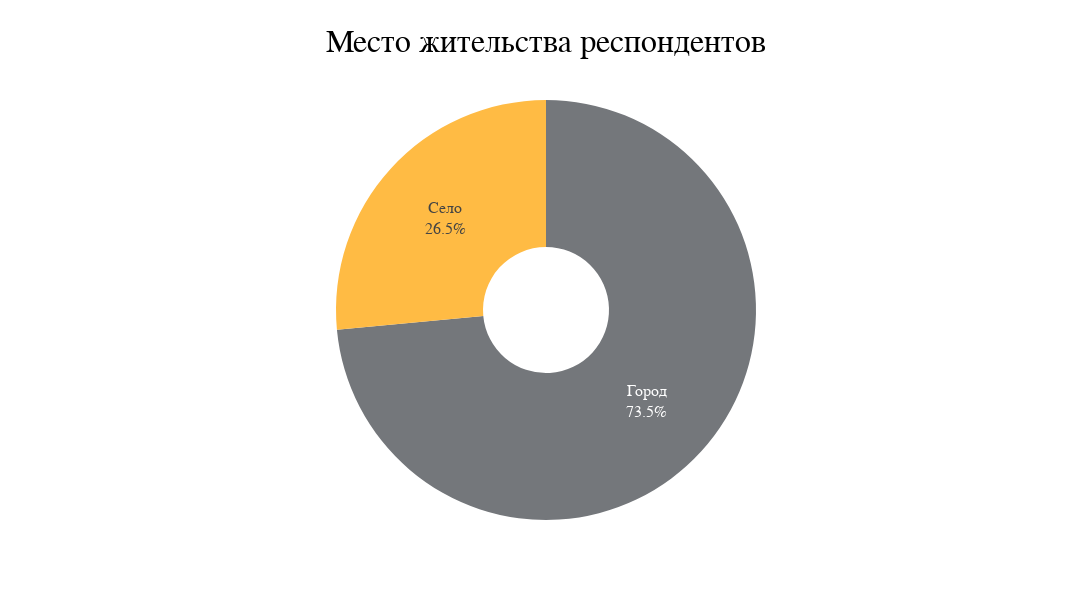

Source (notebook cell):
### Code cell
fig = go.Figure()

fig.add_trace(go.Pie(labels = age2place["Type of residence"].value_counts().keys().to_list(), values = age2place["Type of residence"].value_counts().values, 
                     marker_colors = ['#74777B', '#FFBB44'], hole = 0.3, 
                     textinfo = "label+percent", direction ='clockwise'))

fig.update_layout(title_text = f"Место жительства респондентов", title_font_size = 32,
                  title={'y':0.95, 'x':0.5, 'xanchor': 'center', 'yanchor': 'top'})

fig.update_layout(font_family = "Arial", font_size = 16, title_font_family = "Arial", font_color = "black")
fig.update_layout(height = 600, width = 1250)
fig.update_layout(showlegend = False)

fig.show()

### Figure 1 — Plotly figure (JSON) as saved in the notebook; plotly's stock layout.template omitted (floating-point values rounded to 4 significant figures)
{"data": [{"direction": "clockwise", "hole": 0.3, "labels": ["Город", "Село"], "marker": {"colors": ["#74777B", "#FFBB44"]}, "textinfo": "label+percent", "type": "pie", "values": [8940, 3222]}], "layout": {"font": {"color": "black", "family": "Arial", "size": 16}, "height": 600, "showlegend": false, "title": {"font": {"family": "Arial", "size": 32}, "text": "Место жительства респондентов", "x": 0.5, "xanchor": "center", "y": 0.95, "yanchor": "top"}, "width": 1250}}
